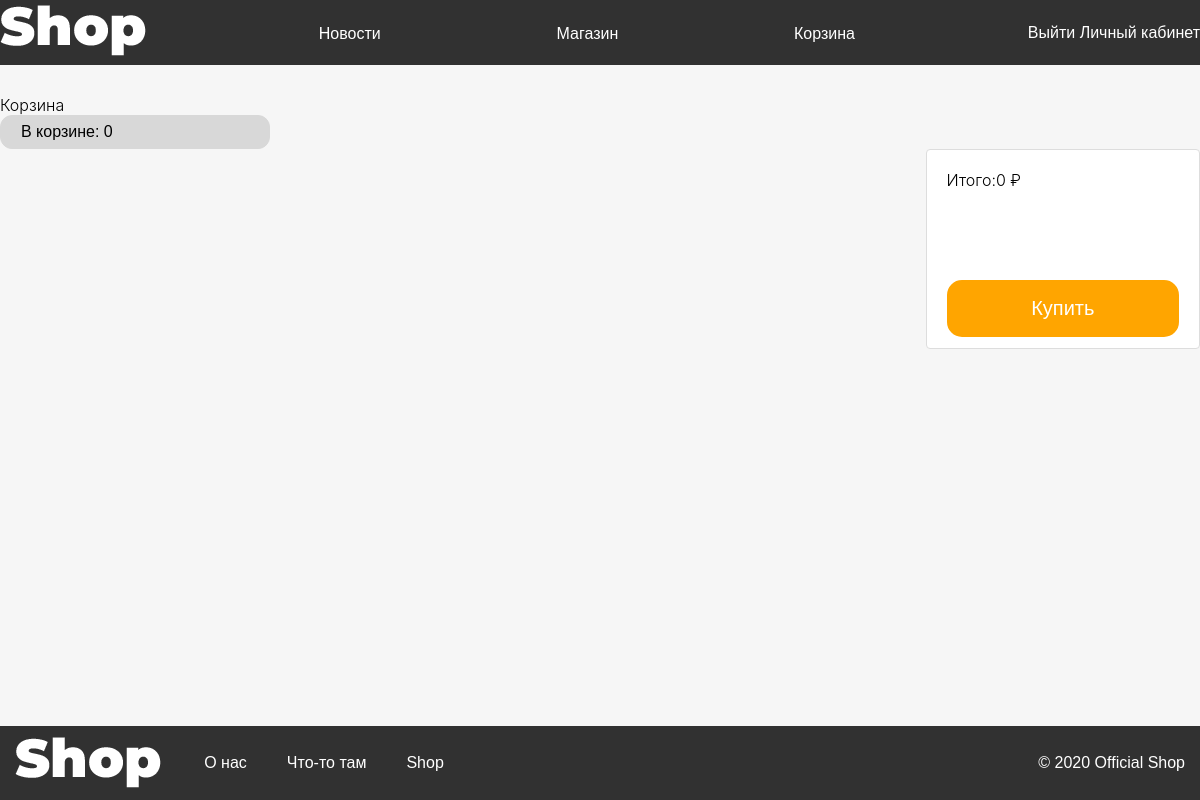
Before: /basket/ (signed in) with the older database file.
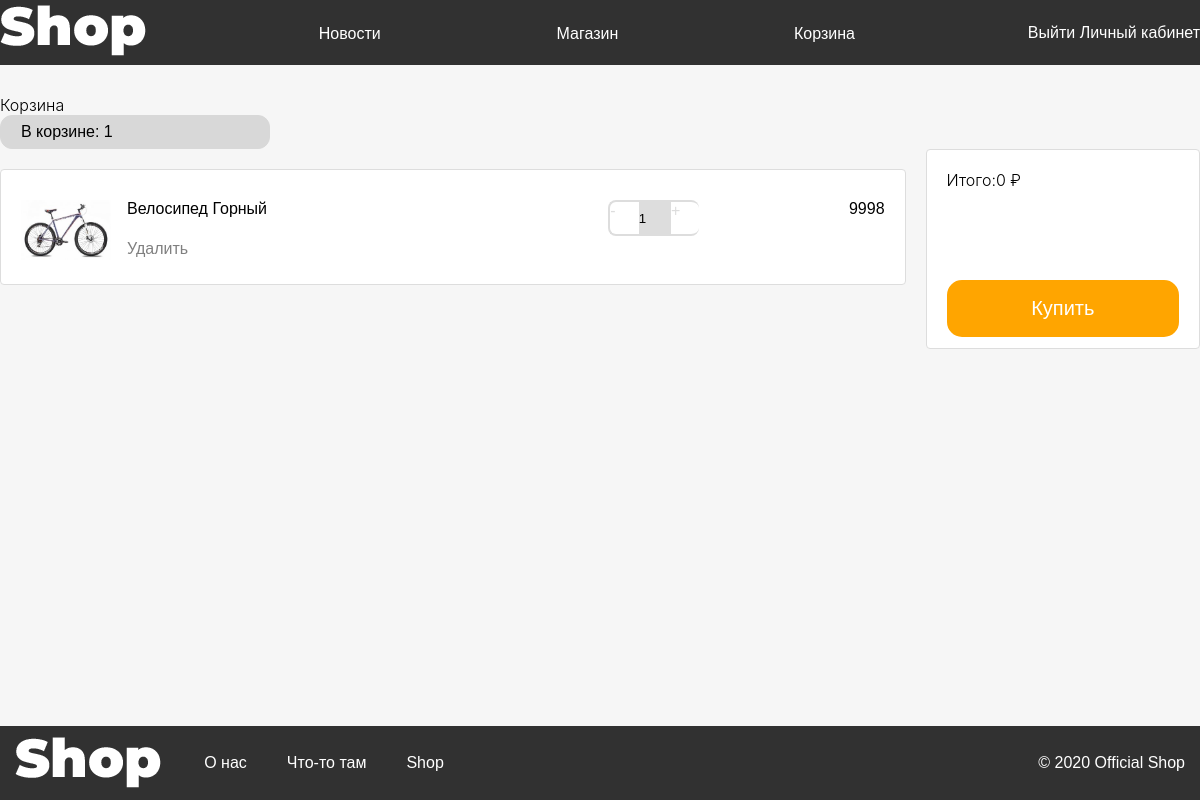
After: the same page with the newer database file.
### Goods/models.py (models this page shows, shortened)
class About_goods(models.Model):
    category = models.TextField()
    count = models.IntegerField()
    price = models.IntegerField()
    description = models.TextField(default = "description empty")
    name = models.TextField()
    image = models.TextField()

### Basket/views.py (the view)
# urls.py: path('', views.basket, name="basket"),
def basket(request):
	if request.user.is_authenticated:
		aunt = True
	else:
		aunt = False
	count = 0
	goodsFullInfo = []
	idForDelete = []
	try:
		goods = Goods_of_user.objects.filter(userName = request.session["user"])
		for i in goods:
			good = About_goods.objects.get(id = i.goodId)
			goodsFullInfo.append({"name" : good.name,
								  "price" : good.price,
								  "image" : good.image,
								  "idForPlusAndMinus" : count,
								  "id" : i.id})
			count+=1
		return render(request, "BasketTemp/basket.html", {"count":count,
														  "goods": goodsFullInfo,
														  "aunt" : aunt,
														  "idForDelete" : idForDelete})
	except Exception as e:
		return render(request, "BasketTemp/basket.html", {"count":count,
														  "goods": goodsFullInfo,
														  "aunt" : aunt,
														  "idForPlusAndMinus" : count,
														  "idForDelete" : idForDelete})

### Registration/templates/BasketTemp/basket.html (shortened to what this page needs)
{% extends "index.html"%} {%block head%} {% load static %}
<link rel="stylesheet" href="{%static 'basket.css' %}">
{%endblock%} {%block content%}
<div class="page_laout">
    <div>
      <h2>Корзина</h2>
    </div>
    <div class="basket"><a>В корзине: {{count}}</a></div>
    <form action="/basket/buy_all" method = "POST">
    <div class="conteiner">
      <div class="conteienr_list">
        <div class="list_basket">
    {%for i in goods%}
          <div class="list_item">
            <div class="list_item_in">
              <div class="item_img"><img src="{%static i.image %}" alt=""></div>
              <div class="item_block">
                <div class="item_name">{{i.name}}</div>
                <div class="item_del"><button><a href = '/basket/delete/{{i.id}}'>Удалить</a></button></div>
              </div>
              <div class="item_col">
                <div class="item_col1" style="display: flex;">
                  <div class="item_col_button item_col_button_min" onclick='minus("{{i.idForPlusAndMinus}}")'>-</div>
                  <input id="{{i.idForPlusAndMinus}}" name="count-{{i.idForPlusAndMinus}}" class='item_col_input' type="text"
                    value='1' readonly>
                    <div  class='item_col_button item_col_button_plus' onclick='plus("{{i.idForPlusAndMinus}}")'>+</div>
                </div>
              </div>
              <div class="item_price"><span id='{{i.idForPlusAndMinus}}' class='i-p'>{{i.price}}</span></div>
            </div>
          </div>
    {%endfor%}
        </div>
      </div>
      <div class='block_buy'>
        <div>
          <p id="result">Итого:0 ₽</p>
        </div>
        <div>
          <input type="submit" name="buy" value ="Купить" class="block_buy_button">
        </div>
      </div>
      </form>
    </div>
  {%endblock%}

Changed rows visible on the page:
now on this page (row edited): About_goods: image (picture), name "Велосипед Горный"
Other visible differences:
{{ count }}: "0" → "1"
new list line: "Удалить - 1 + 9998"
